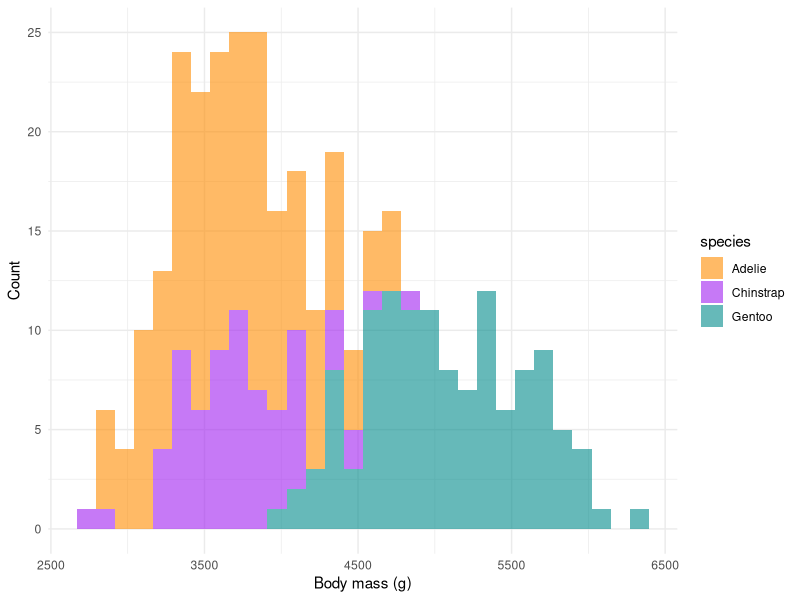

Source code (R):
## ---- chunk 1
#| label: setup
#| include: false
library(tidyverse)
library(palmerpenguins)
## ---- chunk 2
#| label: fig-histogram
#| fig-cap: Histogram of weight of the three penguin species.
#| fig-align: center
#| fig-width: 4
#| fig-height: 3
#| echo: true

ggplot(penguins, aes(x = body_mass_g, fill = species)) +
  geom_histogram(alpha = 0.6) +
  scale_fill_manual(values = c("darkorange", "purple", "cyan4")) +
  theme_minimal() +
  labs(
    x = "Body mass (g)",
    y = "Count",
    color = "Species"
  )
## ---- chunk 3
#| label: penguin-table
#| echo: true

penguins %>%
  filter(!(is.na(sex))) %>%
  group_by(species, sex) %>%
  summarize(
    bill_length = mean(bill_length_mm, na.rm = TRUE),
    bill_depth = mean(bill_depth_mm, na.rm = TRUE),
    flipper_length = mean(flipper_length_mm, na.rm = TRUE),
    body_mass = mean(body_mass_g, na.rm = TRUE)
  )
